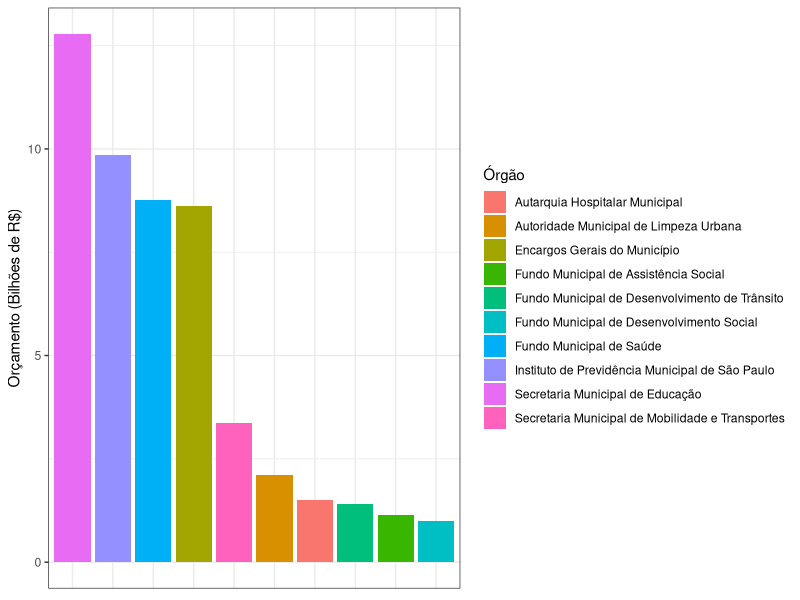
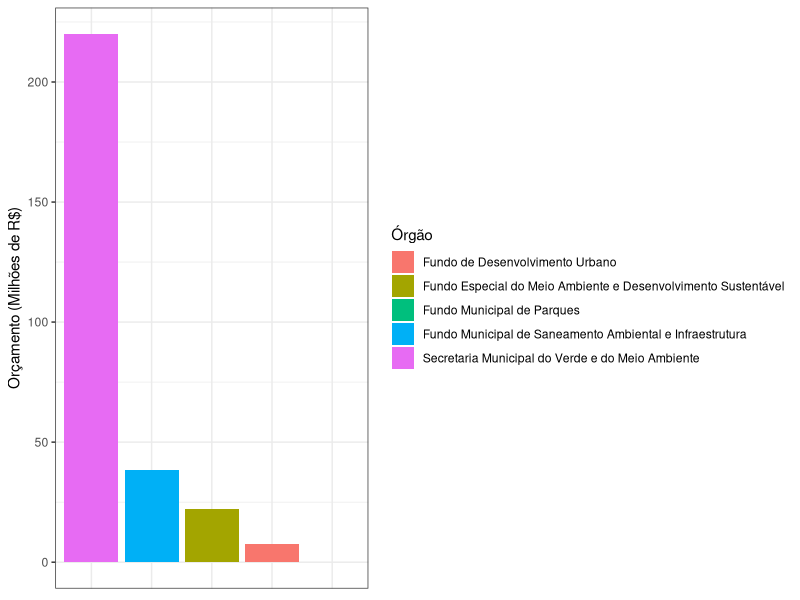

These figures' R source, in order:
## ---- chunk 1
knitr::opts_chunk$set(echo = TRUE)
## ---- chunk 2
library(tidyverse)

## ---- chunk 3
proposta2019 <- readxl::read_xls("data/BaseDados2019.xls")

## ---- chunk 4
names(proposta2019) <- c("dotacao", "exercicio_empresa", "exercicio", "administracao", "orgao", "desc_orgao", "unidade", "desc_unidade", "funcao", "desc_funcao", "subfuncao", "desc_subfuncao", "programa", "desc_programa", "papa", "proj_ativ", "desc_proj_ativ", "cta_despesa", "desc_cta_despesa", "fonte", "desc_fonte", "cod_nro_emnd_nota", "saldo_orc", "agenda", "desc_agenda", "eixo", "desc_eixo", "ppa")
## ---- chunk 5
proposta2019 %>% 
  mutate(saldo_orc = saldo_orc/1000000000) %>%  #transformar em bilhões
   group_by(desc_orgao) %>%  
  summarise(soma = sum(saldo_orc)) %>% 
  top_n(10) %>% arrange (desc(soma)) %>% 
  
   ggplot()+
    geom_col(aes(x =  reorder(desc_orgao,-soma), y = soma, fill=desc_orgao))+
   labs(
    x = "Órgão", 
    y = "Orçamento (Bilhões de R$)",
    fill = "Órgão"
  )+ theme_bw()+
 theme(axis.title.x=element_blank(),
        axis.text.x=element_blank(),
        axis.ticks.x=element_blank())
## ---- chunk 6
proposta2019 %>% 
  mutate(saldo_orc = saldo_orc/1000000) %>%  #transformar em milhões
  filter(desc_funcao=="Gestão Ambiental") %>% 
group_by(desc_orgao) %>% 
 summarise(soma = sum(saldo_orc)) %>% 
  arrange(desc(soma))
## ---- chunk 7
proposta2019 %>% 
  mutate(saldo_orc = saldo_orc/1000000) %>%  #transformar em milhões
  filter(desc_funcao=="Gestão Ambiental") %>% 
group_by(desc_orgao) %>% 
 summarise(soma = sum(saldo_orc)) %>% 
  ggplot()+
    geom_col(aes(x =  reorder(desc_orgao,-soma), y = soma, fill=desc_orgao))+
   labs(
    x = "Órgão", 
    y = "Orçamento (Milhões de R$)",
    fill = "Órgão"
  )+ theme_bw()+
 theme(axis.title.x=element_blank(),
        axis.text.x=element_blank(),
        axis.ticks.x=element_blank())
